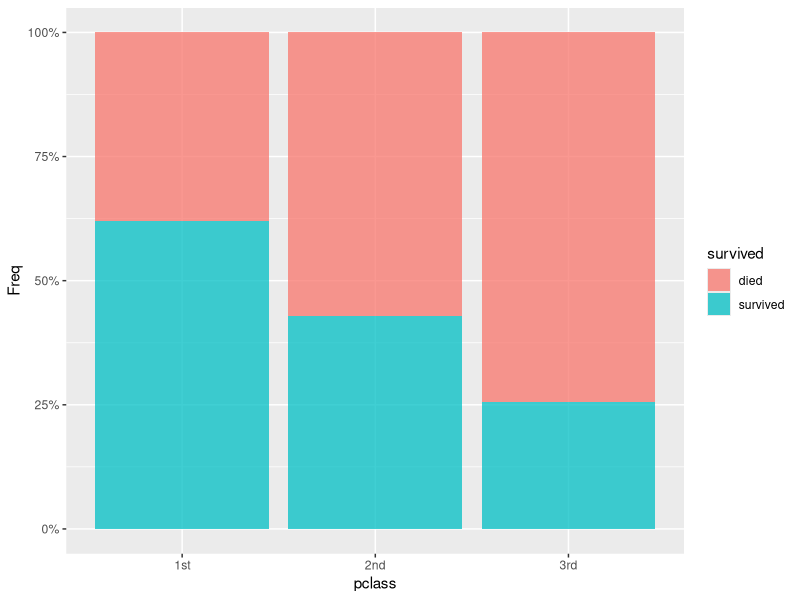
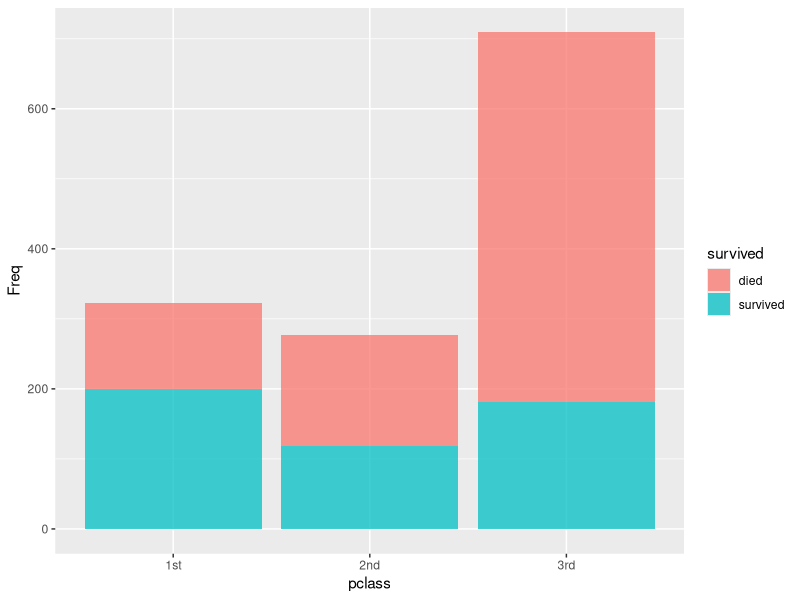
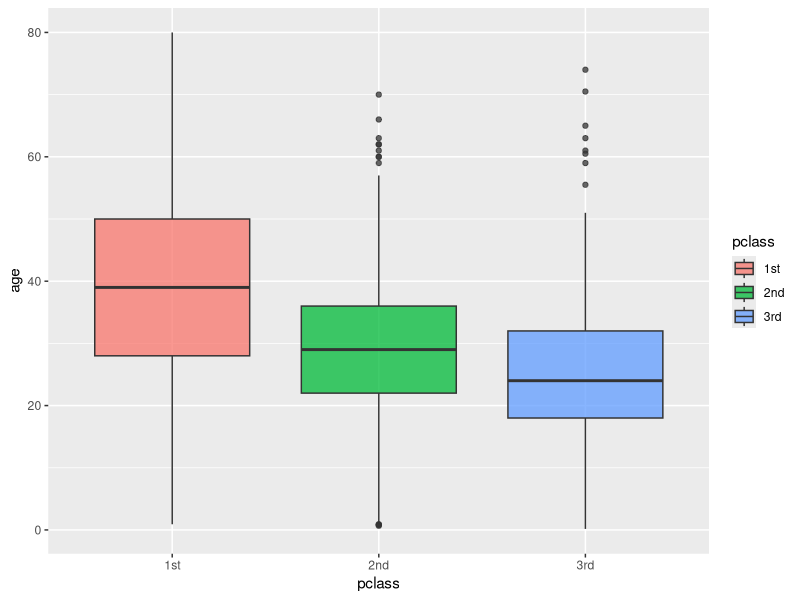
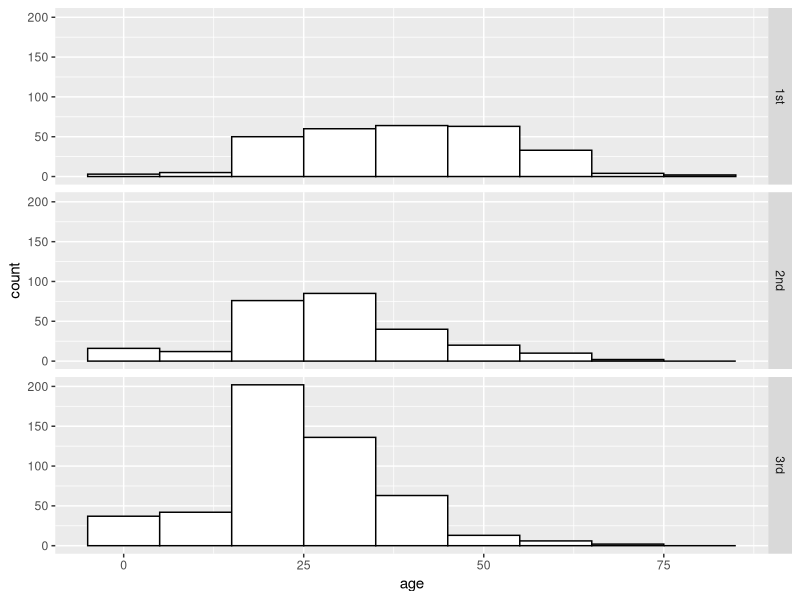
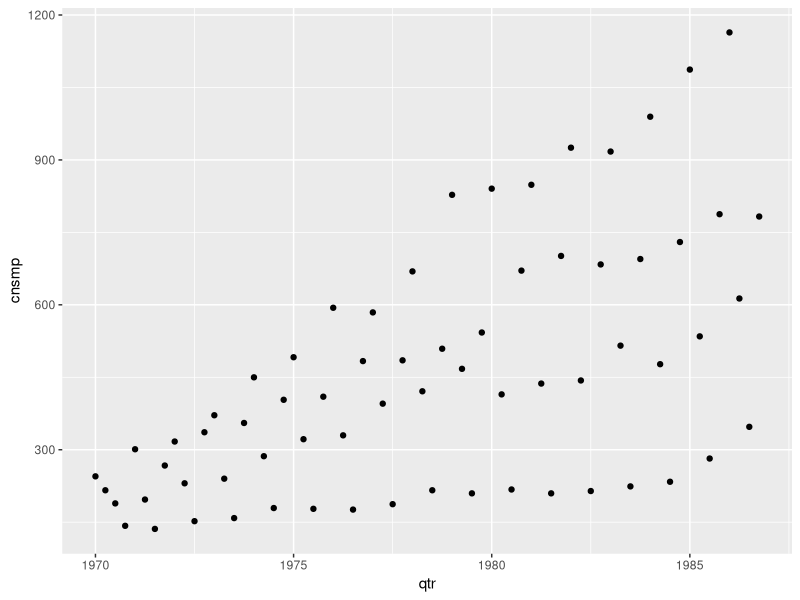
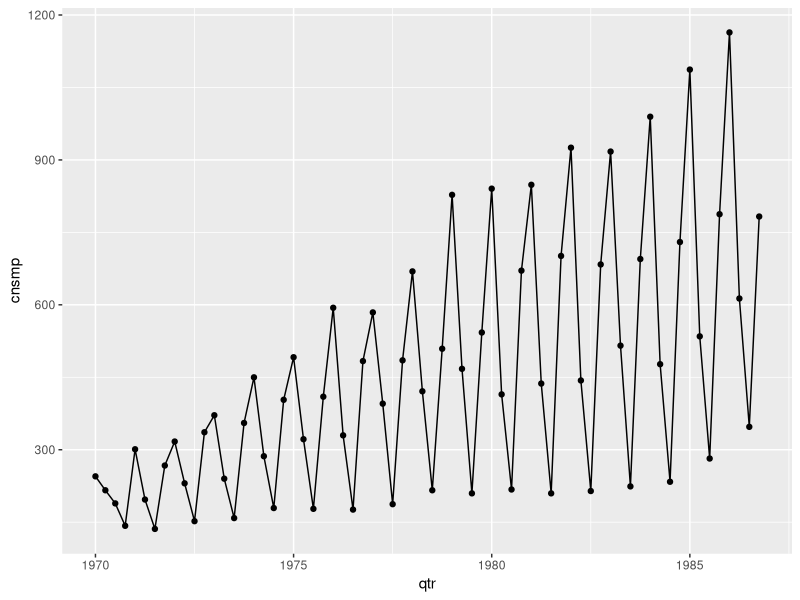

Here is the R script that generated these plots, in order:
## ---- chunk 1
knitr::opts_chunk$set(echo = TRUE)
## ---- chunk 2
# p.61
# 棒グラフ（割合）
install.packages("tidyverse")
library("tidyverse")

install.packages("scales")
library("scales")

install.packages("vcdExtra")
library("vcdExtra")

Titanicp %>%
  select(pclass, survived) %>%
  table() %>%
  as.data.frame() %>%
  ggplot(aes(x = pclass, y = Freq, fill = survived)) +
  geom_bar(stat = "identity", alpha = 0.75, position = "fill") +
  scale_y_continuous(labels = percent)
## ---- chunk 3
# p.63
# 棒グラフ（実数）
install.packages("tidyverse")
library("tidyverse")

install.packages("scales")
library("scales")

install.packages("vcdExtra")
library("vcdExtra")

Titanicp %>%
  select(pclass, survived) %>%
  table() %>%
  as.data.frame() %>%
  ggplot(aes(x = pclass, y = Freq, fill = survived)) +
  geom_bar(stat = "identity", alpha = 0.75)
## ---- chunk 4
# p.65
# 箱ひげ図
install.packages("tidyverse")
library("tidyverse")

install.packages("scales")
library("scales")

install.packages("vcdExtra")
library("vcdExtra")

Titanicp %>%
  drop_na(age) %>%
  ggplot(aes(x = pclass, y = age, fill = pclass)) +
  geom_boxplot(alpha = 0.75)
## ---- chunk 5
# p.66
# ヒストグラム
install.packages("tidyverse")
library("tidyverse")

install.packages("scales")
library("scales")

install.packages("vcdExtra")
library("vcdExtra")

Titanicp %>%
  drop_na(age) %>%
  ggplot(aes(x = age)) +
  geom_histogram(binwidth = 10, fill = "white", colour = "black") +
  facet_grid(pclass ~ .)
## ---- chunk 6
# p.68
# 散布図
install.packages("tidyverse")
library("tidyverse")

qtr = as.numeric(time(UKgas))
cnsmp = as.numeric(UKgas)

tibble(qtr, cnsmp) %>%
  filter(qtr >= 1970) %>%
  ggplot(aes(x = qtr, y = cnsmp)) +
  geom_point()  
## ---- chunk 7
# p.71
# 折れ線グラフ
install.packages("tidyverse")
library("tidyverse")

qtr = as.numeric(time(UKgas))
cnsmp = as.numeric(UKgas)

tibble(qtr, cnsmp) %>%
  filter(qtr >= 1970) %>%
  ggplot(aes(x = qtr, y = cnsmp)) +
  geom_point() + 
  geom_line()
